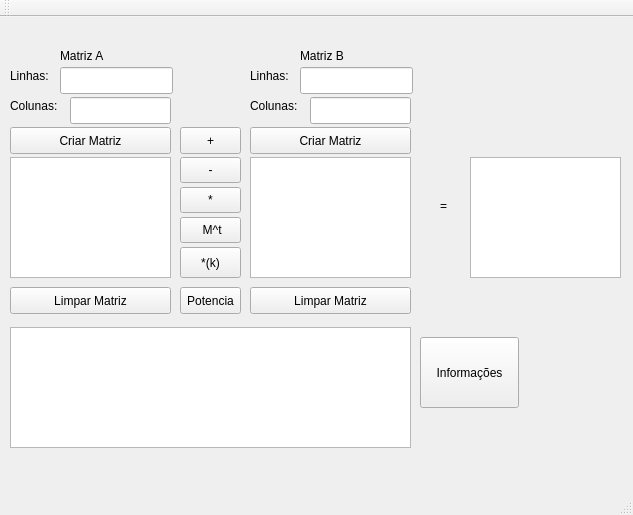
<?xml version="1.0" encoding="UTF-8"?>
<ui version="4.0">
 <class>MainWindow</class>
 <widget class="QMainWindow" name="MainWindow">
  <property name="geometry">
   <rect>
    <x>0</x>
    <y>0</y>
    <width>633</width>
    <height>515</height>
   </rect>
  </property>
  <property name="windowTitle">
   <string>MainWindow</string>
  </property>
  <widget class="QWidget" name="centralWidget">
   <widget class="QLabel" name="label">
    <property name="geometry">
     <rect>
      <x>10</x>
      <y>50</y>
      <width>66</width>
      <height>17</height>
     </rect>
    </property>
    <property name="text">
     <string>Linhas:</string>
    </property>
   </widget>
   <widget class="QLabel" name="label_2">
    <property name="geometry">
     <rect>
      <x>10</x>
      <y>80</y>
      <width>66</width>
      <height>17</height>
     </rect>
    </property>
    <property name="text">
     <string>Colunas:</string>
    </property>
   </widget>
   <widget class="QLabel" name="label_3">
    <property name="geometry">
     <rect>
      <x>60</x>
      <y>30</y>
      <width>66</width>
      <height>17</height>
     </rect>
    </property>
    <property name="text">
     <string>Matriz A</string>
    </property>
   </widget>
   <widget class="QLineEdit" name="lineEditLinhas">
    <property name="geometry">
     <rect>
      <x>60</x>
      <y>50</y>
      <width>113</width>
      <height>27</height>
     </rect>
    </property>
   </widget>
   <widget class="QLineEdit" name="lineEditColunas">
    <property name="geometry">
     <rect>
      <x>70</x>
      <y>80</y>
      <width>101</width>
      <height>27</height>
     </rect>
    </property>
   </widget>
   <widget class="QPushButton" name="pushButtonCriar">
    <property name="geometry">
     <rect>
      <x>10</x>
      <y>110</y>
      <width>161</width>
      <height>27</height>
     </rect>
    </property>
    <property name="text">
     <string>Criar Matriz</string>
    </property>
   </widget>
   <widget class="QPushButton" name="pushButtonLimpar">
    <property name="geometry">
     <rect>
      <x>10</x>
      <y>270</y>
      <width>161</width>
      <height>27</height>
     </rect>
    </property>
    <property name="text">
     <string>Limpar Matriz</string>
    </property>
   </widget>
   <widget class="QTextEdit" name="textEditSaida">
    <property name="geometry">
     <rect>
      <x>10</x>
      <y>140</y>
      <width>161</width>
      <height>121</height>
     </rect>
    </property>
   </widget>
   <widget class="QLabel" name="label_4">
    <property name="geometry">
     <rect>
      <x>300</x>
      <y>30</y>
      <width>66</width>
      <height>17</height>
     </rect>
    </property>
    <property name="text">
     <string>Matriz B</string>
    </property>
   </widget>
   <widget class="QLabel" name="label_5">
    <property name="geometry">
     <rect>
      <x>250</x>
      <y>50</y>
      <width>66</width>
      <height>17</height>
     </rect>
    </property>
    <property name="text">
     <string>Linhas:</string>
    </property>
   </widget>
   <widget class="QLabel" name="label_6">
    <property name="geometry">
     <rect>
      <x>250</x>
      <y>80</y>
      <width>66</width>
      <height>17</height>
     </rect>
    </property>
    <property name="text">
     <string>Colunas:</string>
    </property>
   </widget>
   <widget class="QLineEdit" name="lineEditLinhasB">
    <property name="geometry">
     <rect>
      <x>300</x>
      <y>50</y>
      <width>113</width>
      <height>27</height>
     </rect>
    </property>
   </widget>
   <widget class="QLineEdit" name="lineEditColunasB">
    <property name="geometry">
     <rect>
      <x>310</x>
      <y>80</y>
      <width>101</width>
      <height>27</height>
     </rect>
    </property>
   </widget>
   <widget class="QPushButton" name="pushButtonCriarB">
    <property name="geometry">
     <rect>
      <x>250</x>
      <y>110</y>
      <width>161</width>
      <height>27</height>
     </rect>
    </property>
    <property name="text">
     <string>Criar Matriz</string>
    </property>
   </widget>
   <widget class="QTextEdit" name="textEditSaidaB">
    <property name="geometry">
     <rect>
      <x>250</x>
      <y>140</y>
      <width>161</width>
      <height>121</height>
     </rect>
    </property>
   </widget>
   <widget class="QPushButton" name="pushButtonLimparB">
    <property name="geometry">
     <rect>
      <x>250</x>
      <y>270</y>
      <width>161</width>
      <height>27</height>
     </rect>
    </property>
    <property name="text">
     <string>Limpar Matriz</string>
    </property>
   </widget>
   <widget class="QPushButton" name="pushButtonSoma">
    <property name="geometry">
     <rect>
      <x>180</x>
      <y>110</y>
      <width>61</width>
      <height>27</height>
     </rect>
    </property>
    <property name="text">
     <string>+</string>
    </property>
   </widget>
   <widget class="QTextEdit" name="textEditResultado">
    <property name="geometry">
     <rect>
      <x>470</x>
      <y>140</y>
      <width>151</width>
      <height>121</height>
     </rect>
    </property>
   </widget>
   <widget class="QLabel" name="label_7">
    <property name="geometry">
     <rect>
      <x>440</x>
      <y>180</y>
      <width>66</width>
      <height>17</height>
     </rect>
    </property>
    <property name="text">
     <string>=</string>
    </property>
   </widget>
   <widget class="QPushButton" name="pushButtonSub">
    <property name="geometry">
     <rect>
      <x>180</x>
      <y>140</y>
      <width>61</width>
      <height>26</height>
     </rect>
    </property>
    <property name="text">
     <string>-</string>
    </property>
   </widget>
   <widget class="QPushButton" name="pushButtonMulti">
    <property name="geometry">
     <rect>
      <x>180</x>
      <y>170</y>
      <width>61</width>
      <height>26</height>
     </rect>
    </property>
    <property name="text">
     <string>*</string>
    </property>
   </widget>
   <widget class="QPushButton" name="pushButtonTrans">
    <property name="geometry">
     <rect>
      <x>180</x>
      <y>200</y>
      <width>61</width>
      <height>26</height>
     </rect>
    </property>
    <property name="text">
     <string> M^t</string>
    </property>
   </widget>
   <widget class="QTextEdit" name="textEditComparar">
    <property name="geometry">
     <rect>
      <x>10</x>
      <y>310</y>
      <width>401</width>
      <height>121</height>
     </rect>
    </property>
   </widget>
   <widget class="QPushButton" name="pushButtonInfoX">
    <property name="geometry">
     <rect>
      <x>420</x>
      <y>320</y>
      <width>99</width>
      <height>71</height>
     </rect>
    </property>
    <property name="text">
     <string>Informações</string>
    </property>
   </widget>
   <widget class="QPushButton" name="pushButtonMulti_2">
    <property name="geometry">
     <rect>
      <x>180</x>
      <y>230</y>
      <width>61</width>
      <height>31</height>
     </rect>
    </property>
    <property name="text">
     <string>*(k)</string>
    </property>
   </widget>
   <widget class="QPushButton" name="pushButtonPotencia">
    <property name="geometry">
     <rect>
      <x>180</x>
      <y>270</y>
      <width>61</width>
      <height>27</height>
     </rect>
    </property>
    <property name="text">
     <string>Potencia</string>
    </property>
   </widget>
  </widget>
  <widget class="QMenuBar" name="menuBar">
   <property name="geometry">
    <rect>
     <x>0</x>
     <y>0</y>
     <width>633</width>
     <height>25</height>
    </rect>
   </property>
  </widget>
  <widget class="QToolBar" name="mainToolBar">
   <attribute name="toolBarArea">
    <enum>TopToolBarArea</enum>
   </attribute>
   <attribute name="toolBarBreak">
    <bool>false</bool>
   </attribute>
  </widget>
  <widget class="QStatusBar" name="statusBar"/>
 </widget>
 <layoutdefault spacing="6" margin="11"/>
 <resources/>
 <connections/>
</ui>
